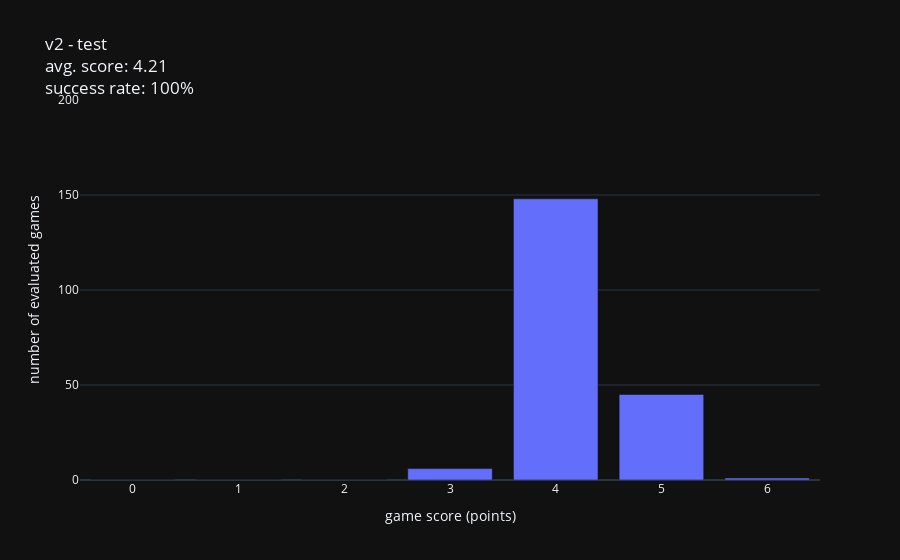

The code cell stored with this chart in its notebook:
### Markdown cell above
**Conclusions**: the top suggested guesses remain the same. this optimization seem to be reasonable.
To save on compute, we will now set `spaer` as the starting guess for all games played by the `TwoStepPlayer`.
## Evaluating TwoStepPlayer

### Code cell
config = {
    "player": wd.player.TwoStepPlayer(test_psm, starting_guess="spaer", max_first_guesses=20),
    "path_to_eval_words_list": DATA_PATH / "raw/sample_words.txt",
    "path_to_json_output": DATA_PATH / "outputs/eval_test_v2.json",
    "fig_title": "v2 - test",
    "fig_name": IMG_PATH / "eval_test_v2.png",
}

results_v3, fig = wd.eval.run_eval_from_config(config)

### Figure 1 — Plotly figure (JSON) as saved in the notebook; plotly's stock layout.template omitted (floating-point values rounded to 4 significant figures)
{"data": [{"alignmentgroup": "True", "hovertemplate": "game score (points)=%{x}<br>number of evaluated games=%{y}<extra></extra>", "legendgroup": "", "marker": {"color": "#636efa", "pattern": {"shape": ""}}, "name": "", "offsetgroup": "", "orientation": "v", "showlegend": false, "textposition": "auto", "type": "bar", "x": [0, 1, 2, 3, 4, 5, 6], "xaxis": "x", "y": [0, 0, 0, 6, 148, 45, 1], "yaxis": "y"}], "layout": {"barmode": "relative", "legend": {"tracegroupgap": 0}, "title": {"text": "v2 - test<br>avg. score: 4.21<br>success rate: 100%"}, "xaxis": {"anchor": "y", "domain": [0, 1], "title": {"text": "game score (points)"}}, "yaxis": {"anchor": "x", "domain": [0, 1], "range": [0, 200], "title": {"text": "number of evaluated games"}}}}
